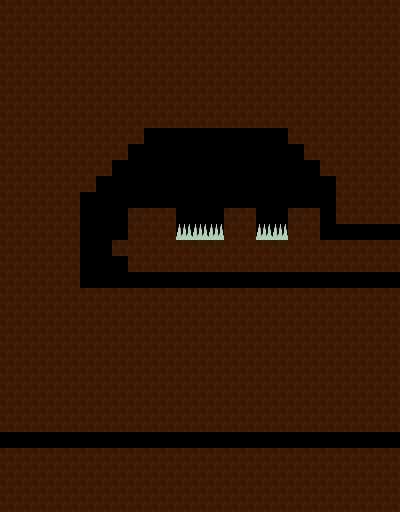

Below is a game level as drawn by its tile map, then a one-line description and the .tmx that defines it (tile-layer data replaced by summaries):
An orthogonal 25x32 tile map with 16x16 px tiles, 3 tile layers (back, collideGround, front) and 6 objects (3x door, 3x egg).

<map version="1.0" tiledversion="1.0.3" orientation="orthogonal" renderorder="right-down" width="25" height="32" tilewidth="16" tileheight="16" nextobjectid="34">
 <tileset firstgid="1" name="tileground" tilewidth="16" tileheight="16" tilecount="64" columns="8">
  <image source="../assets/tileset/tileset.png" width="128" height="128" />
  <tile id="0">
   <properties>
    <property name="collides" type="bool" value="true" />
   </properties>
  </tile>
  <tile id="1">
   <properties>
    <property name="collides" type="bool" value="true" />
   </properties>
  </tile>
  <tile id="9">
   <properties>
    <property name="collides" type="bool" value="true" />
   </properties>
  </tile>
  <tile id="17">
   <properties>
    <property name="collides" type="bool" value="true" />
   </properties>
  </tile>
 </tileset>
 <layer name="back" width="25" height="32">
  <data>[800 cells, 0 non-empty, 0 distinct tile ids]</data>
 </layer>
 <layer name="collideGround" width="25" height="32">
  <data>[800 cells, 669 non-empty, 2 distinct tile ids]</data>
 </layer>
 <objectgroup name="doors">
  <object id="27" name="door" gid="9" x="384" y="288" width="16" height="16">
   <properties>
    <property name="destination" value="map4" />
    <property name="key" value="door" />
    <property name="open" type="bool" value="true" />
    <property name="openWith" value="any" />
    <property name="playerX" type="int" value="1" />
    <property name="playerY" type="int" value="1" />
    <property name="side" value="left" />
   </properties>
  </object>
  <object id="29" name="door" gid="9" x="384" y="240" width="16" height="16">
   <properties>
    <property name="destination" value="map3" />
    <property name="key" value="door" />
    <property name="open" type="bool" value="true" />
    <property name="openWith" value="any" />
    <property name="playerX" type="int" value="1" />
    <property name="playerY" type="int" value="30" />
    <property name="side" value="left" />
   </properties>
  </object>
  <object id="33" name="door" gid="9" x="384" y="448" width="16" height="16">
   <properties>
    <property name="destination" value="map4" />
    <property name="key" value="door" />
    <property name="open" type="bool" value="true" />
    <property name="openWith" value="any" />
    <property name="playerX" type="int" value="1" />
    <property name="playerY" type="int" value="10" />
    <property name="side" value="left" />
   </properties>
  </object>
 </objectgroup>
 <objectgroup name="eggs">
  <object id="28" name="egg" gid="17" x="16" y="64" width="16" height="16">
   <properties>
    <property name="ability" value="egg" />
    <property name="egg" type="bool" value="true" />
    <property name="id" value="4" />
    <property name="key" value="egg" />
   </properties>
  </object>
  <object id="30" name="egg" gid="17" x="32" y="80" width="16" height="16">
   <properties>
    <property name="ability" value="egg" />
    <property name="egg" type="bool" value="true" />
    <property name="id" value="5" />
    <property name="key" value="egg" />
   </properties>
  </object>
  <object id="32" name="egg" gid="17" x="64" y="64" width="16" height="16">
   <properties>
    <property name="ability" value="egg" />
    <property name="egg" type="bool" value="true" />
    <property name="id" value="6" />
    <property name="key" value="egg" />
   </properties>
  </object>
 </objectgroup>
 <layer name="front" width="25" height="32">
  <data>[800 cells, 0 non-empty, 0 distinct tile ids]</data>
 </layer>
</map>
